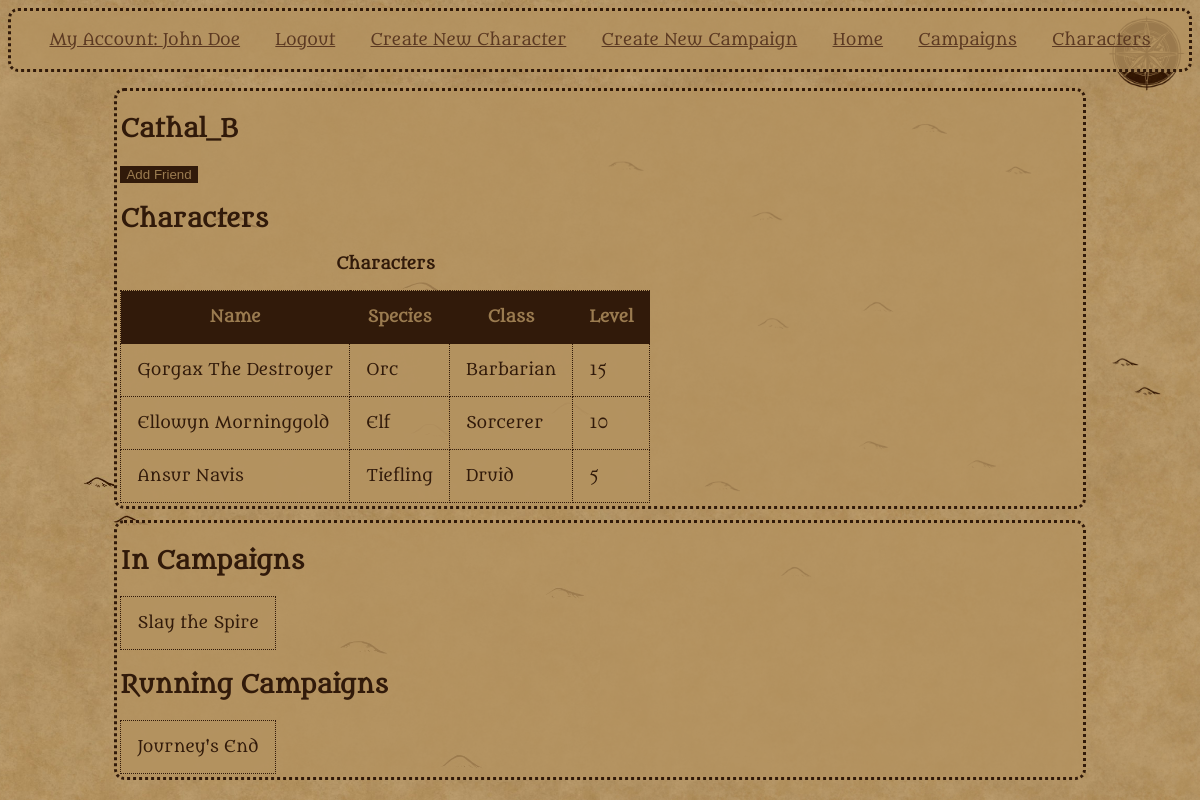
Screenshot of /user/Cathal_B (signed in) with the database file from the repository.
### tables this page shows
CREATE TABLE users
(
    user_id TEXT PRIMARY KEY,
    password TEXT NOT NULL
);

CREATE TABLE characters
(
  character_id INTEGER PRIMARY KEY AUTOINCREMENT,
  user_id TEXT NOT NULL,
  name TEXT NOT NULL,
  species TEXT NOT NULL,
  level INTEGER NOT NULL,
  class TEXT NOT NULL,
  FOREIGN KEY (user_id) REFERENCES users(user_id)
);

CREATE TABLE campaigns
(
    campaign_id INTEGER PRIMARY KEY AUTOINCREMENT,
    dm_id TEXT NOT NULL,
    name TEXT NOT NULL,
    description TEXT NOT NULL,
    FOREIGN KEY (dm_id) REFERENCES users(user_id)
);

### app.py (the view, shortened to what this page needs)
@app.route("/user/<user_id>", methods=["GET", "POST"])
@login_required
def user(user_id):
    form = FriendForm()
    db = get_db()
    user_data = db.execute("""SELECT * FROM users WHERE user_id = ?""",(user_id,)).fetchone()
    characters = db.execute("""SELECT * FROM characters WHERE user_id = ?""", (user_id,)).fetchall()
    in_campaigns = db.execute("""SELECT * FROM campaigns
                               WHERE campaign_id in (
                               SELECT campaign_id FROM in_campaign
                               WHERE user_id = ?)""", (user_id,)).fetchall()
    running = db.execute("""SELECT * FROM campaigns
                               WHERE dm_id = ?""", (user_id,)).fetchall()
    print(running)
    outgoing = []
    incoming = []
    friends = []
    if session["user_id"] != user_id:
        friend = db.execute("""SELECT * FROM friends
                              WHERE (user_id = ? AND friend_id = ?)
                              OR (friend_id = ? AND user_id = ?)""",(session["user_id"],user_id,session["user_id"],user_id)).fetchone()
        print(friend)
    return render_template("user.html", characters = characters, user_data = user_data, form = form,
                           friends = friends, outgoing = outgoing,
                             incoming = incoming, in_campaigns = in_campaigns, running = running)

### forms.py
class FriendForm(FlaskForm):
    submit = SubmitField("Add Friend")

### app.py (called while the page is built)
@app.before_request
def load_logged_in_user():
    g.user = session.get("user_id",None)

def login_required(view):
    @wraps(view)
    def wrapped_view(*args, **kwargs):
        if g.user is None:
            return redirect(url_for("login"))
        return view(*args, **kwargs)
    return wrapped_view

### database.py (called while the page is built)
def get_db():
    if "db" not in g:
        g.db = sqlite3.connect(DATABASE,
            detect_types=sqlite3.PARSE_DECLTYPES
        )
        g.db.row_factory = sqlite3.Row
        g.db.execute("PRAGMA foreign_keys = ON") #learned from sqlite documentation, foreign keys apparently aren't enforced by default.
    return g.db

### templates/user.html (shortened to what this page needs)
{% extends "base.html" %}
{% block main_content %}
    <section>
    <h1>{{user_data['user_id']}}</h1>
    {% if user_data['user_id'] != g.user %}
        <form action="" method="POST" novalidate>
            {{form.submit()}}
        </form>
    {% endif %}
    <h2>Characters</h2>
    <table>
        <caption>Characters</caption>
        <th scope="col">Name</th>
        <th scope="col">Species</th>
        <th scope="col">Class</th>
        <th scope="col">Level</th>
    {% for character in characters %}
        <tr>
        <td>{{ character["name"]}}</td>
        <td>{{ character["species"] }}</td>
        <td>{{ character["class"]}}</td>
        <td>{{ character["level"] }}</td>
        </tr>
    {%endfor%}
    </table>
    </section>
    <section>
    <h2>In Campaigns</h2>
    <table>
    {% for campaign in in_campaigns %}
        <tr>
        <td>{{ campaign["name"] }}</td>
        </tr>
    {%endfor%}
    </table>
    <h2>Running Campaigns</h2>
    <table>
    {% for campaign in running %}
        <tr>
        <td>{{ campaign["name"] }}
        </td>
        </tr>
    {%endfor%}
    </table>
    </section>
{% endblock %}

### static/styles.css (style rules this page uses)
:root { font-size: 16px; height: 100%; }
html { --base-colour: #311a0a; --bg--colour: #b49260ce; background-image: url('mobile_map.jpg'), url('tile_widescreen.jpg'); background-position: top right, center; background-repeat: no-repeat, repeat; background-size: contain; background-color: var(--bg--colour); }
body { font-family: Metamorphous, serif; color: var(--base-colour); text-decoration: none; }
section { border: 0.2em dotted var(--base-colour); border-radius: 10px; padding: 0.2em; margin-bottom: 1em; background-color: var(--bg--colour); width: 90%; margin:1% auto; }
th, td { border: 0.1em dotted var(--base-colour); padding: 1em; background-color: var(--bg--colour); }
table { border-collapse: collapse }
caption { font-weight: bold; padding-bottom: 1em; }
caption+tbody>tr>th { background-color: var(--base-colour); color: var(--bg--colour); }
input, select { background-color: var(--base-colour); color: var(--bg--colour); border: #654834; }

### rows the page displays
users: user_id "Cathal_B"
characters: name "Gorgax The Destroyer", species "Orc", class "Barbarian", level "15"
characters: name "Ellowyn Morninggold", species "Elf", class "Sorcerer", level "10"
characters: name "Ansur Navis", species "Tiefling", class "Druid", level "5"
campaigns: name "Slay the Spire"
campaigns: name "Journey's End"

### other values shown
{{ g.user }} "John Doe"
